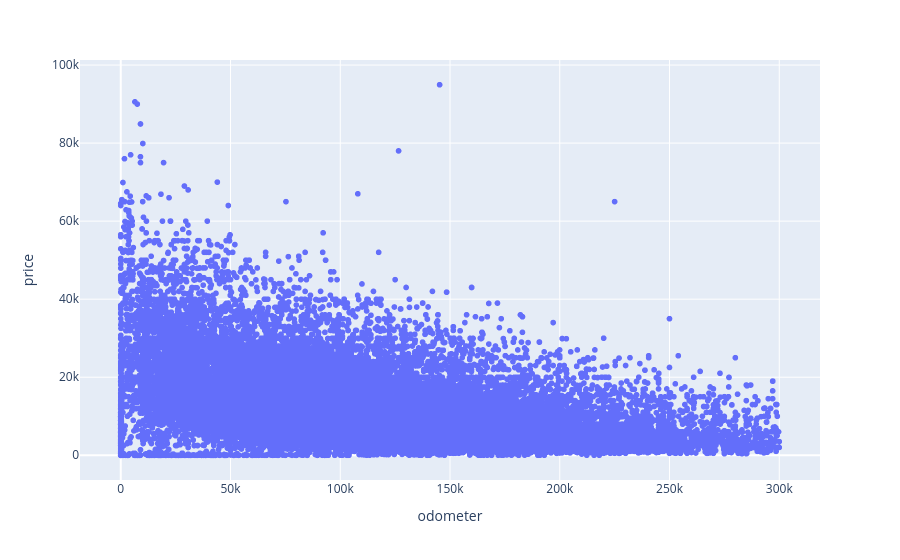

Notebook cell for this chart:
### Code cell
fig = px.scatter(df_clean, x='odometer', y='price')
fig.show()

### Figure 1 — Plotly figure (JSON) as saved in the notebook; plotly's stock layout.template omitted (floating-point values rounded to 4 significant figures; data arrays with more than 128 entries replaced by an {"elided": "..."} marker saying what was removed)
{"data": [{"hovertemplate": "odometer=%{x}<br>price=%{y}<extra></extra>", "legendgroup": "", "marker": {"color": "#636efa", "symbol": "circle"}, "mode": "markers", "name": "", "showlegend": false, "type": "scattergl", "x": {"elided": "43311 float values"}, "xaxis": "x", "y": {"elided": "43311 int values"}, "yaxis": "y"}], "layout": {"legend": {"tracegroupgap": 0}, "margin": {"t": 60}, "xaxis": {"anchor": "y", "domain": [0, 1], "title": {"text": "odometer"}}, "yaxis": {"anchor": "x", "domain": [0, 1], "title": {"text": "price"}}}}
